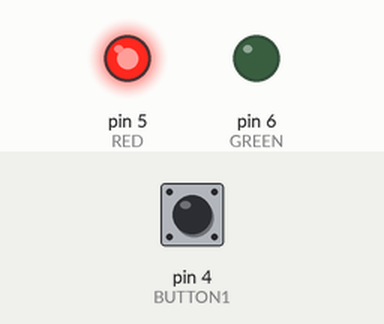
This sketch was run on a simulated Arduino Uno, built with avr-gcc and run on an emulated ATmega328P. Shown: output pins drawn as LEDs (lit = HIGH). Inputs (shaded band) come from the test bench; at power-on: pin 4 (BUTTON1) HIGH.

Above: at 1.2 s.
1.3 s: pin 4 (BUTTON1) pulled LOW for 0.15 s
7.4 s: pin 4 (BUTTON1) pulled LOW for 1 s
11.4 s: pin 4 (BUTTON1) pulled LOW for 3.2 s
Timing chart, 0 to 14.4 s (numbered marks = the images above; inputs shaded):
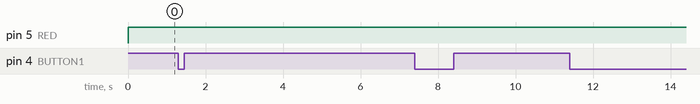

The sketch:

aula03.ino
```cpp
const int GREEN = 6;
const int RED = 5;
const int BUTTON1 = 4;

void setup() {
  pinMode(GREEN, OUTPUT);
  pinMode(RED, OUTPUT);
  pinMode(BUTTON1, INPUT_PULLUP);
}

void invert(bool status) {
  digitalWrite(RED, status ? HIGH : LOW);
  digitalWrite(GREEN, status ? LOW : HIGH);
}

void piscaPisca() {
  bool status = false;
  while (1) {
    invert(status);
    delay(2000);
    status = !status;
  }
}

void loop() {
  if (digitalRead(BUTTON1) == LOW) {
    invert(true);
    delay(5000);
    invert(false);
  } else {
    invert(true);
  }
}
```

Measured:
- after the input at 7.4 s, every drawn part: stays the same
